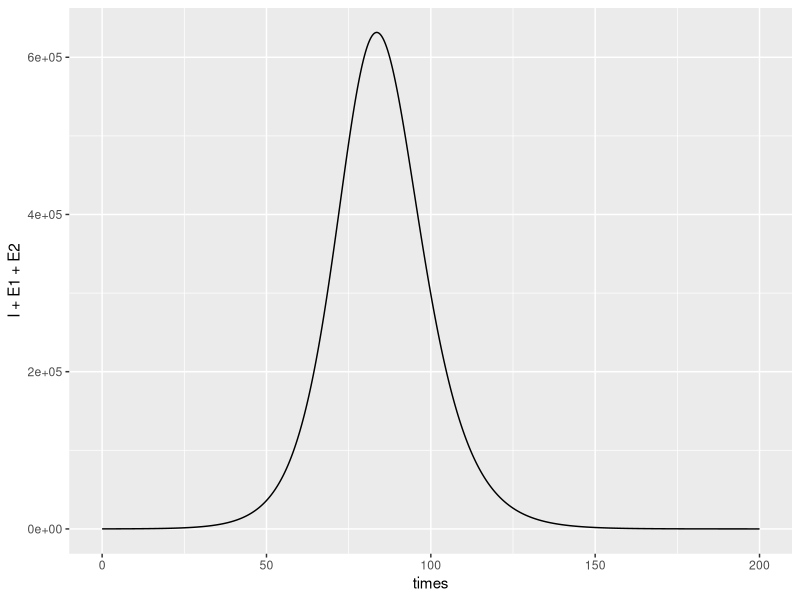
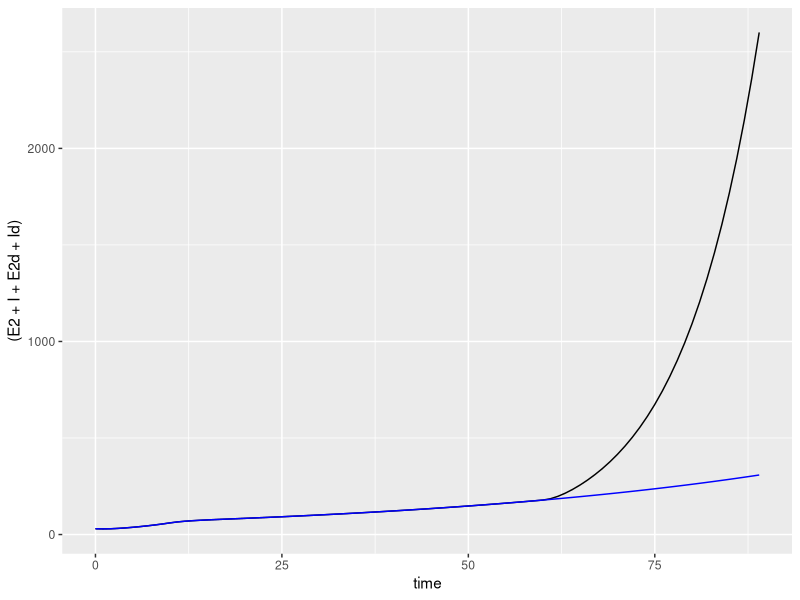
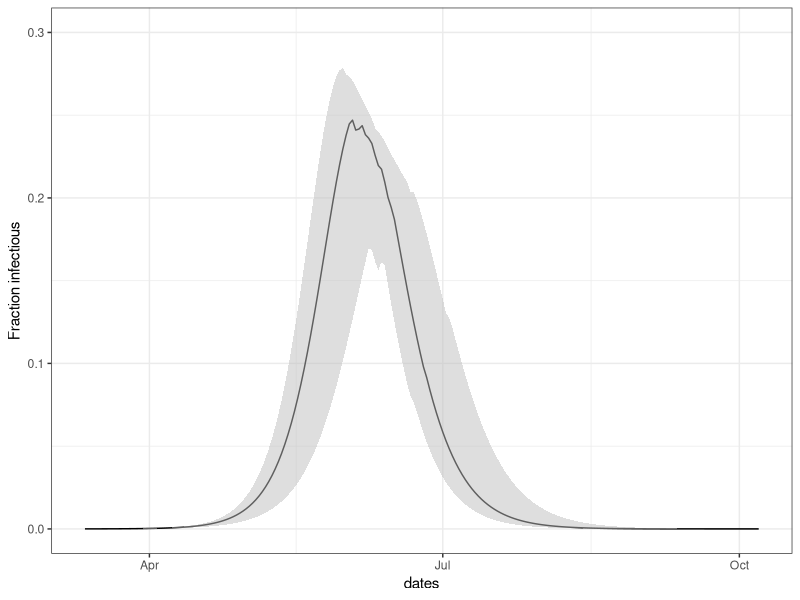
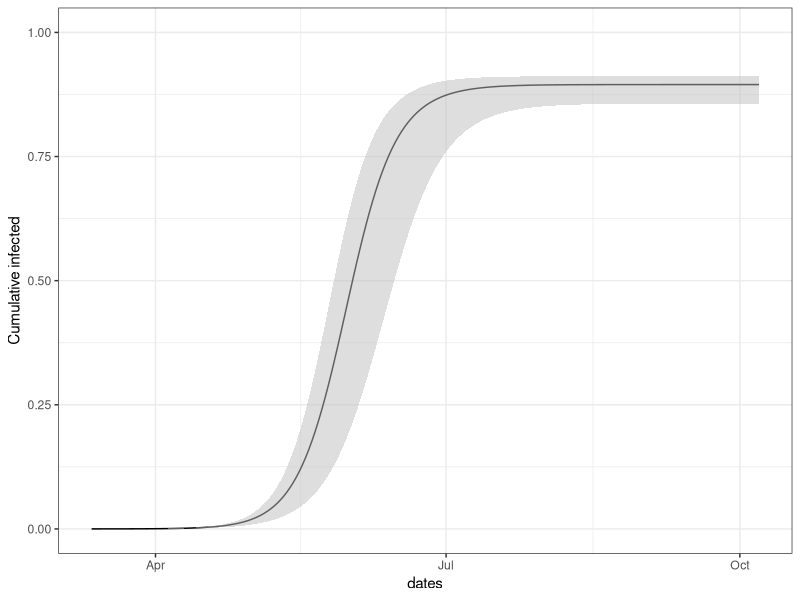
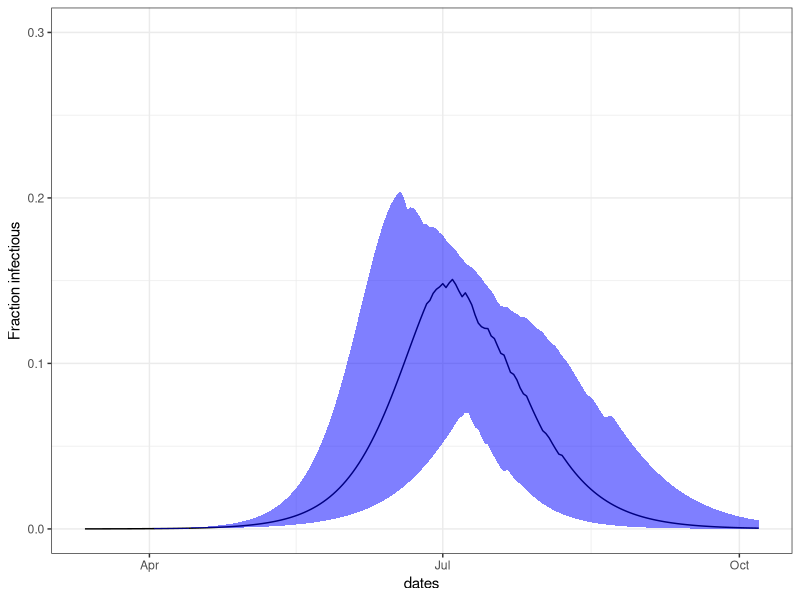
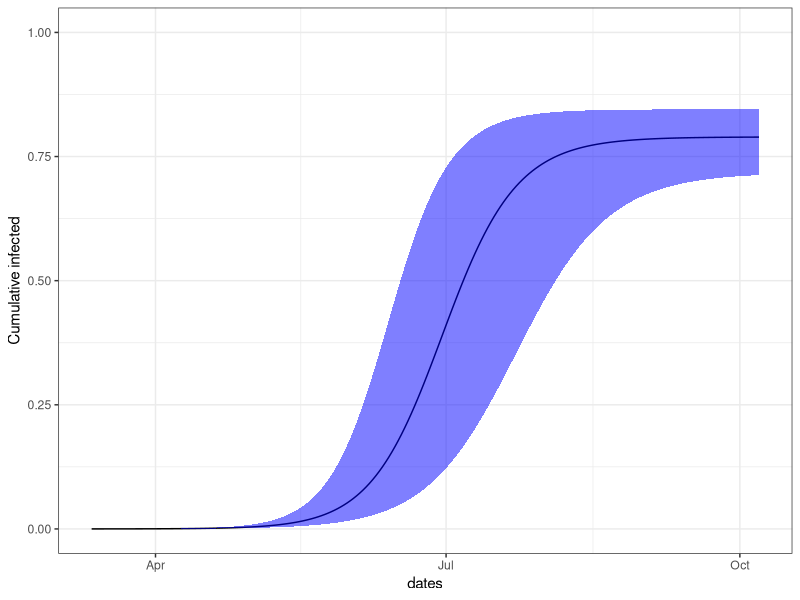
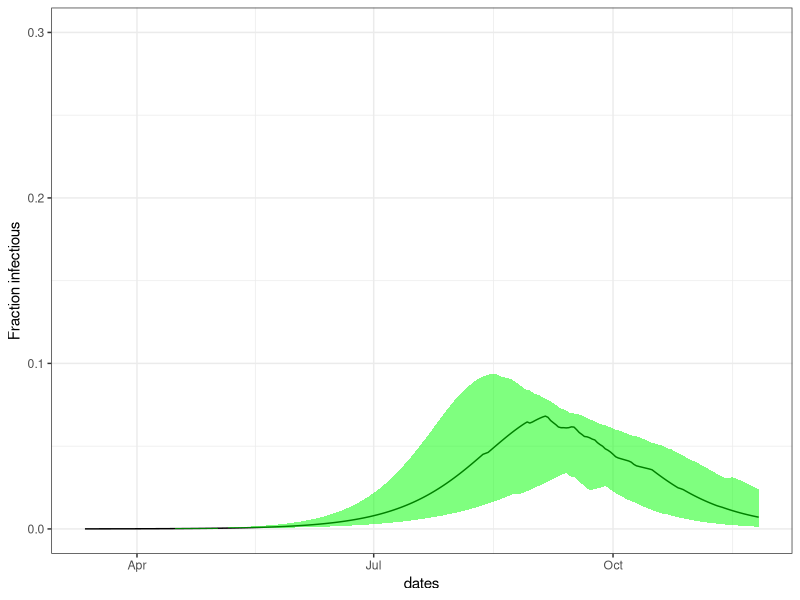
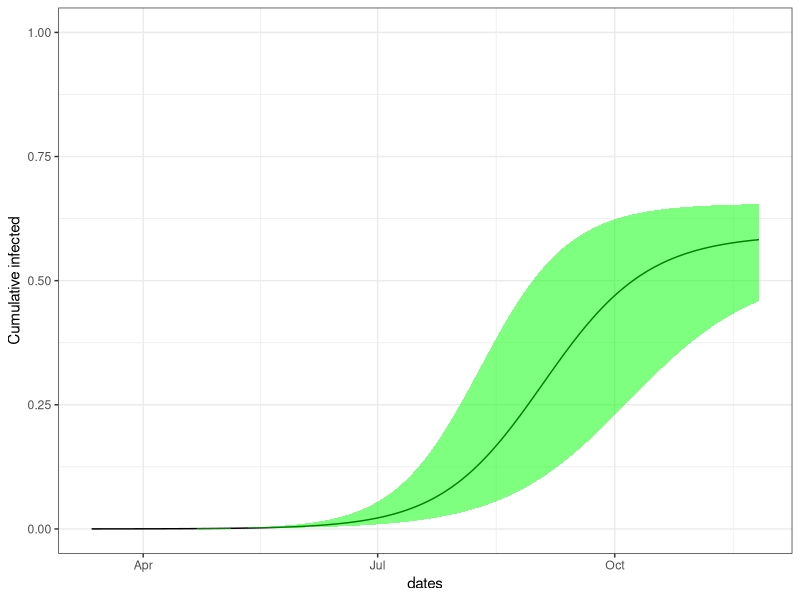

Write R code to recreate these figures, in order.
## ---- chunk 1
library(deSolve)
library(ggplot2)
library(dplyr)
library(gridExtra)
library(lubridate)
## ---- chunk 2
seiqrmodel <- function(t,state,pars) {
  with(as.list(c(state,pars)), { 
    dSdt = -(R0/(D+1/k2))*(I+E2)*S/N
    dE1dt = (R0/(D+1/k2))*(I+E2)*S/N - k1*E1
    dE2dt = k1*E1 -k2*E2
    dIdt = k2*E2 - q*I-  I/D
    dQdt = q*I - Q/D 
    # dRdt = I/D; dr + ds + di =0, S+I+R = N --> R = N-S-I and we eliminate R 
     list(c(dSdt,dE1dt, dE2dt, dIdt, dQdt ))
  })
}
## ---- chunk 3
N=2.4e6
i0=50
state=c(S=N-i0, E1=0, E2=0, I=i0, Q=0)
times = seq(0,200, by=0.1) 
pars=list(N=N,D=5,R0=2.56,k1=1/4, k2=1,q=0 )
out = as.data.frame(ode(y= state, times=times,  func=seiqrmodel, parms=pars))

## ---- chunk 4
ggplot(data=out, aes(x=times,y=I+E1+E2))+geom_line()
## ---- chunk 5
socdistmodel <- function(t,state,pars,sdtiming) {
  with(as.list(c(state,pars)), { 
    f = ifelse(sdtiming(t)==1, pars$f, 1) # if social distancing is on, use pars$f. Otherwise, f is 1. 
    dSdt = -(R0/(D+1/k2))*(I+E2 + f*(Id+E2d))*S/N - r*S + ur*Sd
    dE1dt = (R0/(D+1/k2))*(I+E2 + f*(Id+E2d))*S/N - k1*E1 -r*E1 + ur*E1d
    dE2dt = k1*E1 -k2*E2 -r*E2 + ur*E2d
    dIdt = k2*E2 - q*I -  I/D - r*I+ ur*Id
    dQdt = q*I - Q/D -r*Q + ur*Qd
    dRdt = I/D + Q/D -r*R+ur*Rd
    
    dSddt = -(f*R0/(D+1/k2))*(I+E2 + f*(Id+E2d))*Sd/N + r*S -ur*Sd
    dE1ddt = (f*R0/(D+1/k2))*(I+E2 + f*(Id+E2d))*Sd/N - k1*E1d +r*E1 - ur*E1d
    dE2ddt = k1*E1d - k2*E2d + r*E2 - ur*E2d
    dIddt = k2*E2d - q*Id-  Id/D + r*I - ur*Id
    dQddt = q*Id - Qd/D +r*Q - ur*Qd
   dRddt = Id/D+Qd/D +r*R - ur*Rd
    # dRdt = I/D; dr + ds + di =0, S+I+R = N --> R = N-S-I and we eliminate R 
     list(c(dSdt,dE1dt, dE2dt, dIdt, dQdt,dRdt, dSddt,dE1ddt, dE2ddt, dIddt, dQddt,dRddt ))
  })
}
## ---- chunk 6

startTime=10; stopTime=60
N=2.4e6
pars=list(N=N,D=5,R0=2.5,k1=1/4, k2=1,q=0.08, r=1, ur=0.8, f=0.6)
mysdtiming=function(t) {ifelse( (t > startTime & t< stopTime),1, 0) }

fsi=with(pars, r/(r+ur))
nsi=1-fsi
state=c(S= nsi*(N-i0), E1=0.4*nsi*i0, E2=0.1*nsi*i0, I=0.5*nsi*i0, Q=0, R=0, 
        Sd= fsi*(N-i0), E1d=0.4*fsi*i0, E2d=0.1*fsi*i0, Id=0.5*fsi*i0, Qd=0, Rd=0)

times=0:400
i0=50
nReps=50
out1 = as.data.frame(ode(y= state, times=times,  func=socdistmodel, parms=pars,
          sdtiming=mysdtiming))
stopTime=200; mysdtiming=function(t) {ifelse( (t > startTime & t< stopTime),1, 0) }
out2=  as.data.frame(ode(y= state, times=times,  func=socdistmodel, parms=pars,
          sdtiming=mysdtiming))
ggplot(data=filter(out1,time<90), aes(x=time, y=(E2+I+E2d+Id)))+geom_line() +
  geom_line(data=filter(out2,time<90), aes(x=time, y=(E2+I+E2d+Id)),color="blue")
## ---- chunk 7

# simulate the model 50 times; return a concatenated data frame 
multisolve=function(params,timing,state,times,nReps) {
 # get random samples of R0
  
  rs=rnorm(nReps, mean = params$R0, sd=0.2)
  biglist=lapply(rs, function(x) { 
    thispars=params; thispars$R0=x; 
    return( as.data.frame(ode(y= state, times=times,  func=socdistmodel, parms=thispars,sdtiming=timing)))})
  names(biglist)=rs;
  return(bind_rows(biglist, .id="R0"))
}

# collect the number of SYMPTOMATIC cases by day with lower 25, median and upper 75 quantile- this shows how numbers vary with R0
getCasesbyDay2 = function(df, times, nReps,startDate=dmy("12-03-2020")) {
 CaseInfo=t(vapply(times, function(x) {
   wherenow = which(df$time==x)
   normals=df$I[wherenow]
   selfisols=df$Id[wherenow]
   return(quantile(normals+selfisols,probs = c(0.1,0.5,0.9)))
   }, FUN.VALUE = c(2,3,4)))
 return(data.frame(times=times,dates=startDate+times, lower25=CaseInfo[,1], median=CaseInfo[,2], upper75=CaseInfo[,3]))
}


# collect the total infectious cases, symptomatic and pre-symptomatic
getAllCasesbyDay2= function(df, times, nReps,startDate=dmy("12-03-2020")) {
 CaseInfo=t(vapply(times, function(x) {
   wherenow = which(df$time==x)
   normals=(df$I+df$E1+df$E2)[wherenow]
   selfisols=(df$Id+df$E1d+df$E2d)[wherenow]
   return(quantile(normals+selfisols,probs = c(0.1,0.5,0.9)))
   }, FUN.VALUE = c(2,3,4)))
 return(data.frame(times=times,dates=startDate+times, lower25=CaseInfo[,1], median=CaseInfo[,2], upper75=CaseInfo[,3]))
}

# get the numbers who have ever been infected, along the simulation 
getEverInfbyDay= function(df, times, nReps,startDate=dmy("12-03-2020")) {
 myN=rowSums(df[1,3:14])
  CaseInfo=t(vapply(times, function(x) {
   wherenow = which(df$time==x)
   normals=df$S[wherenow]
   selfisols=df$Sd[wherenow]
   return(quantile(myN-(normals+selfisols),probs = c(0.1,0.5,0.9)))
   }, FUN.VALUE = c(2,3,4)))
 return(data.frame(times=times,dates=startDate+times, lower25=CaseInfo[,1], median=CaseInfo[,2], upper75=CaseInfo[,3]))
}

# pull out information about the timing of the peak, the size of the peak (max # of symptomatic cases at any one time), R0
getSummaryInfo2 = function(df, times, nReps) {
  peaktimes=vapply(1:nReps, function(x) {
    k=length(times) # because of the stupid reshape
    ii=((x-1)*k + 1):(k*x)
    thisd=df[ii,]
    return(thisd$time[which.max(thisd$I+thisd$Id)])}, FUN.VALUE = 1)
  peaksizes=vapply(1:nReps, function(x) {
    k=length(times)
    ii=((x-1)*k + 1):(k*x)
     thisd=df[ii,]
    return(max(thisd$I+thisd$Id))}, FUN.VALUE = 1)
   R0s=vapply(1:nReps, function(x) {
     k=length(times)
    ii1=((x-1)*k + 1)
    return(as.numeric(df$R0[ii1]))    }, FUN.VALUE = 1)
  return(data.frame(peaktimes=peaktimes, peaksizes=peaksizes,R0s=R0s))
}

# take in 3 solutions in list form, and make  ggplots
makePlots = function(tt2,type="symp", shortterm=30,PopScale=TRUE, popSize=N) {
  if (type == "symp") {
cbd1 = getCasesbyDay2(tt2[[1]], times,nReps)
cbd2 = getCasesbyDay2(tt2[[2]], times,nReps)
cbd3 = getCasesbyDay2(tt2[[3]], times,nReps) }
    if (type=="all") {
cbd1 = getAllCasesbyDay2(tt2[[1]], times,nReps)
cbd2 = getAllCasesbyDay2(tt2[[2]], times,nReps)
cbd3 = getAllCasesbyDay2(tt2[[3]], times,nReps)
    }
  if (type=="ever") {
cbd1 = getEverInfbyDay(tt2[[1]], times,nReps)
cbd2 = getEverInfbyDay(tt2[[2]], times,nReps)
cbd3 = getEverInfbyDay(tt2[[3]], times,nReps)
  }
  if (PopScale ==TRUE) {
   cbd1[,3:5]=cbd1[,3:5]/popSize
  cbd2[,3:5]=cbd2[,3:5]/popSize
   cbd3[,3:5]=cbd3[,3:5]/popSize
  }
p1=ggplot(data=cbd1) + geom_line(aes(x=dates,y=median))+
  geom_ribbon(aes(x=dates,ymin = lower25, ymax = upper75), alpha = 0.5,fill="grey") + geom_line(data=cbd2,aes(x=dates,y=median))+
  geom_ribbon(data=cbd2, aes(x=dates,ymin = lower25, ymax = upper75), alpha = 0.3,fill="blue")+
  geom_line(data=cbd3,aes(x=dates,y=median))+
  geom_ribbon(data=cbd3,aes(x=dates,ymin = lower25, ymax = upper75), alpha = 0.3,fill="green")
p2=ggplot(data=filter(cbd1,times<shortterm)) + geom_line(aes(x=dates,y=median))+
  geom_ribbon(aes(x=dates,ymin = lower25, ymax = upper75), alpha = 0.5,fill="grey") + geom_line(data=filter(cbd2,times<shortterm),aes(x=dates,y=median))+
  geom_ribbon(data=filter(cbd2,times<shortterm), aes(x=dates,ymin = lower25, ymax = upper75), alpha = 0.3,fill="blue")+
  geom_line(data=filter(cbd3,times<shortterm),aes(x=dates,y=median))+
  geom_ribbon(data=filter(cbd3,times<shortterm),aes(x=dates,ymin = lower25, ymax = upper75), alpha = 0.3,fill="green")
return(list(p1,p2))
}
## ---- chunk 8
N=2.4e6
pars=list(N=N,D=5,R0=2.5,k1=1/4, k2=1,q=0, r=1, ur=0.8, f=0.6)
fsi=with(pars, r/(r+ur))
nsi=1-fsi
state=c(S= nsi*(N-i0), E1=0.4*nsi*i0, E2=0.1*nsi*i0, I=0.5*nsi*i0, Q=0, R=0, 
        Sd= fsi*(N-i0), E1d=0.4*fsi*i0, E2d=0.1*fsi*i0, Id=0.5*fsi*i0, Qd=0, Rd=0)

times=0:400
i0=50
nReps=50
## ---- chunk 9
# set up 3 sets of parameters to explore no, medium and strong social distancing
bpars=list(); timelist=list()
bpars[[1]]=pars; bpars[[1]]$f=1
timelist[[1]]=function(t) {ifelse( (t > 5 & t< 1000),1, 0) }
bpars[[2]]=pars; bpars[[2]]$f=0.8
timelist[[2]]=function(t) {ifelse( (t > 5 & t< 1000),1, 0) }
bpars[[3]]=pars; bpars[[3]]$f=0.6
timelist[[3]]=function(t) {ifelse( (t > 5 & t< 1000),1, 0) }
# set up timing information: when do we stop and start social distancing? 

tt2=lapply(1:3,function(x) multisolve(params=bpars[[x]],timing = timelist[[x]], state,times, nReps = nReps))
names(tt2)=c(bpars[[1]]$f, bpars[[2]]$f,bpars[[3]]$f)
## ---- chunk 10
cbd1 = getCasesbyDay2(tt2[[1]], times,nReps)
cbd2 = getCasesbyDay2(tt2[[2]], times,nReps)
cbd3 = getCasesbyDay2(tt2[[3]], times,nReps)
## ---- chunk 11
N=bpars[[1]]$N
mydf=filter(getAllCasesbyDay2(tt2[[1]],times,nReps), times<210)
ggplot(data=mydf) + geom_line(aes(x=dates,y=median/N))+
  geom_ribbon(aes(x=dates,ymin = lower25/N, ymax = upper75/N), alpha = 0.5,fill="grey") +
  theme_bw()+ylab("Fraction infectious")+ylim(c(0,0.3))
## ---- chunk 12
N=bpars[[1]]$N
mydf=filter(getEverInfbyDay(tt2[[1]],times,nReps), times<210)
ggplot(data=mydf) + geom_line(aes(x=dates,y=median/N))+
  geom_ribbon(aes(x=dates,ymin = lower25/N, ymax = upper75/N), alpha = 0.5,fill="grey") +
  theme_bw()+ylab("Cumulative infected")+ylim(c(0,1))
## ---- chunk 13
hh=0.25; school=0.25*0.4; work=0.75*0.4; community=0.35; # portion contacts 
f = hh*1 + school*0.9 + work*0.65 + community*0.75
f
## ---- chunk 14
N=bpars[[2]]$N
mydf=filter(getAllCasesbyDay2(tt2[[2]],times,nReps), times<210)
ggplot(data=mydf) + geom_line(aes(x=dates,y=median/N))+
  geom_ribbon(aes(x=dates,ymin = lower25/N, ymax = upper75/N), alpha = 0.5,fill="blue") +
  theme_bw()+ylab("Fraction infectious")+ylim(c(0,0.3))
## ---- chunk 15
N=bpars[[1]]$N
mydf=filter(getEverInfbyDay(tt2[[2]],times,nReps), times<210)
ggplot(data=mydf) + geom_line(aes(x=dates,y=median/N))+
  geom_ribbon(aes(x=dates,ymin = lower25/N, ymax = upper75/N), alpha = 0.5,fill="blue") +
  theme_bw()+ylab("Cumulative infected")+ylim(c(0,1))
## ---- chunk 16
hh=0.25; school=0.25*0.4; work=0.75*0.4; community=0.35; # portion contacts 
f = hh*1.45 + school*0.1 + work*0.35 + community*0.35
f
## ---- chunk 17
N=bpars[[3]]$N # actually resetting N isn't necessary, but it's good practice
mydf=filter(getAllCasesbyDay2(tt2[[3]],times,nReps), times<260)
ggplot(data=mydf) + geom_line(aes(x=dates,y=median/N))+
  geom_ribbon(aes(x=dates,ymin = lower25/N, ymax = upper75/N), alpha = 0.5,fill="green") +
  theme_bw()+ylab("Fraction infectious")+ylim(c(0,0.3))
## ---- chunk 18
N=bpars[[1]]$N
mydf=filter(getEverInfbyDay(tt2[[3]],times,nReps), times<260)
ggplot(data=mydf) + geom_line(aes(x=dates,y=median/N))+
  geom_ribbon(aes(x=dates,ymin = lower25/N, ymax = upper75/N), alpha = 0.5,fill="green") +
  theme_bw()+ylab("Cumulative infected")+ylim(c(0,1))
## ---- chunk 19
ll=makePlots(tt2,type="all",PopScale = TRUE,popSize =pars$N)
grid.arrange(ll[[1]], ll[[2]])
## ---- chunk 20
newtime=function(t) {ifelse( (t > 5 & t< 200),1, 0) }
newsol= multisolve(params=bpars[[3]],timing = newtime, state,times, nReps = nReps)
mydf=getAllCasesbyDay2(newsol,times,nReps)
ggplot(data=mydf) + geom_line(aes(x=dates,y=median/N))+
  geom_ribbon(aes(x=dates,ymin = lower25/N, ymax = upper75/N), alpha = 0.5,fill="purple") +
  theme_bw()+ylab("Fraction infectious")+ylim(c(0,0.3))
## ---- chunk 21
new2=function(t) {ifelse( (t > 5 & t< 100),1, 0) }
new2sol= multisolve(params=bpars[[3]],timing = new2, state,times, nReps = nReps)
mydf2=getAllCasesbyDay2(new2sol,times,nReps)
ggplot(data=mydf) + geom_line(aes(x=dates,y=median/N))+
  geom_ribbon(aes(x=dates,ymin = lower25/N, ymax = upper75/N), alpha = 0.5,fill="purple") +
  geom_line(data=mydf2, aes(x=dates,y=median/N))+
  geom_ribbon(data=mydf2,aes(x=dates,ymin=lower25/N, ymax = upper75/N), alpha = 0.5,fill="darkgreen")+
  theme_bw()+ylab("Fraction infectious")+ylim(c(0,0.3))
## ---- chunk 22

newtime=function(t) {ifelse( (t > 5 & t< 400),1, 0) }
strongpars = list(N=N,D=5,R0=2.5,k1=1/4, k2=1,q=0, r=1, ur=0.4, f=0.46)
# imports = rpois(length(times), lambda = 1.5)
newsol= multisolve(params=strongpars,timing = newtime, state,times, nReps = nReps)
mydf=getAllCasesbyDay2(newsol,times,nReps)
ggplot(data=mydf) + geom_line(aes(x=dates,y=(median)/N))+
  geom_ribbon(aes(x=dates,ymin = (lower25+qpois(0.25,2))/N, ymax = (upper75+qpois(0.75,2))/N), alpha = 0.5,fill="chocolate2") +
  theme_bw()+ylab("Fraction infectious") #+ylim(c(0,0.3))

## ---- chunk 23
newtime=function(t) {ifelse( (t > 5 & t< 400),1, 0) }
strongpars = list(N=N,D=5,R0=2.5,k1=1/4, k2=1,q=008, r=1, ur=0.4, f=0.38)
imports = rpois(length(times), lambda = 3.5)
newsol= multisolve(params=strongpars,timing = newtime, state,times, nReps = nReps)
mydf=getAllCasesbyDay2(newsol,times,nReps)
ggplot(data=mydf) + geom_line(aes(x=dates,y=(median+imports)/N))+
  geom_ribbon(aes(x=dates,ymin = (lower25+qpois(0.25,3.5))/N, ymax = (upper75+qpois(0.75,3.5))/N), alpha = 0.5,fill="chocolate2") +
  theme_bw()+ylab("Fraction infectious") #+ylim(c(0,0.3))
## ---- chunk 24
newtime=function(t) {ifelse( (t > 5 & t< 60) ,1, 0) }
strongpars = list(N=N,D=5,R0=2.5,k1=1/4, k2=1,q=0, r=1, ur=0.4, f=0.38)
imports = rpois(length(times), lambda = 1.5)
newsol= multisolve(params=strongpars,timing = newtime, state,times, nReps = nReps)
## ---- chunk 25
mydf=getAllCasesbyDay2(newsol,times,nReps)
ggplot(data=filter(mydf, times<70)) + geom_line(aes(x=dates,y=(median+imports[1:70])/N))+
  geom_ribbon(aes(x=dates,ymin = (lower25+qpois(0.25,2))/N, ymax = (upper75+qpois(0.75,2))/N), alpha = 0.5,fill="chocolate2") +
  theme_bw()+ylab("Fraction infectious") #+ylim(c(0,0.3))
## ---- chunk 26
socdist2 <- function(t,state,pars,sdprofile) {
  with(as.list(c(state,pars)), { 
#    f = ifelse(sdtiming(t)==1, pars$f, 1) # if social distancing is on, use pars$f. Otherwise, f is 1.
    f=sdprofile(t)
    dSdt = -(R0/(D+1/k2))*(I+E2 + f*(Id+E2d))*S/N - r*S + ur*Sd
    dE1dt = (R0/(D+1/k2))*(I+E2 + f*(Id+E2d))*S/N - k1*E1 -r*E1 + ur*E1d
    dE2dt = k1*E1 -k2*E2 -r*E2 + ur*E2d
    dIdt = k2*E2 - q*I -  I/D - r*I+ ur*Id
    dQdt = q*I - Q/D -r*Q + ur*Qd
    dRdt = I/D + Q/D -r*R+ur*Rd
    
    dSddt = -(f*R0/(D+1/k2))*(I+E2 + f*(Id+E2d))*Sd/N + r*S -ur*Sd
    dE1ddt = (f*R0/(D+1/k2))*(I+E2 + f*(Id+E2d))*Sd/N - k1*E1d +r*E1 - ur*E1d
    dE2ddt = k1*E1d - k2*E2d + r*E2 - ur*E2d
    dIddt = k2*E2d - q*Id-  Id/D + r*I - ur*Id
    dQddt = q*Id - Qd/D +r*Q - ur*Qd
   dRddt = Id/D+Qd/D +r*R - ur*Rd
    # dRdt = I/D; dr + ds + di =0, S+I+R = N --> R = N-S-I and we eliminate R 
     list(c(dSdt,dE1dt, dE2dt, dIdt, dQdt,dRdt, dSddt,dE1ddt, dE2ddt, dIddt, dQddt,dRddt ))
  })
}
## ---- chunk 27
multisolve2=function(params,timing,state,times,nReps) {
 # get random samples of R0
  
  rs=rnorm(nReps, mean = params$R0, sd=0.2)
  biglist=lapply(rs, function(x) { 
    thispars=params; thispars$R0=x; 
    return( as.data.frame(ode(y= state, times=times,  func=socdist2, parms=thispars,sdprofile=timing)))})
  names(biglist)=rs;
  return(bind_rows(biglist, .id="R0"))
}
## ---- chunk 28
# now I just want f(t) as my timing function 

strongpars = list(N=N,D=5,R0=2.5,k1=1/4, k2=1,q=0.08, r=1, ur=0.5, f=0.4)

newtime=function(t) {
  if (t < 15) return(1)
  if (t >=15 & t < 22) return( 1 - (1/7)*(1-0.4)*(t-15) )
  if (t>=22 & t < 60) return(0.4)
  if (t>=60) return(1)
  }

fsi=with(strongpars, r/(r+ur))
nsi=1-fsi
state=c(S= nsi*(N-i0), E1=0.4*nsi*i0, E2=0.1*nsi*i0, I=0.5*nsi*i0, Q=0, R=0, 
        Sd= fsi*(N-i0), E1d=0.4*fsi*i0, E2d=0.1*fsi*i0, Id=0.5*fsi*i0, Qd=0, Rd=0)


times=0:80
i0=50
nReps=50

tmp = as.data.frame(ode(y= state, times=times,  func=socdist2, parms=strongpars,sdprofile=newtime))
imports = rpois(length(times), lambda = 1.5)

newsol= multisolve2(params=strongpars,timing = newtime, state,times, nReps = nReps)
## ---- chunk 29
mydf=getAllCasesbyDay2(newsol,times,nReps)
ggplot(data=filter(mydf, times<80)) + geom_line(aes(x=dates,y=(median+imports[1:80])/N))+
  geom_ribbon(aes(x=dates,ymin = (lower25+qpois(0.25,2))/N, ymax = (upper75+qpois(0.75,2))/N), alpha = 0.5,fill="chocolate2") +
  theme_bw()+ylab("Fraction infectious") #+ylim(c(0,0.3))
## ---- chunk 30
mydf=getAllCasesbyDay2(newsol,times,nReps)
ggplot(data=filter(mydf, times<80)) + geom_line(aes(x=dates,y=(median+imports[1:80])/N))+
  geom_ribbon(aes(x=dates,ymin = (lower25+qpois(0.25,2))/N, ymax = (upper75+qpois(0.75,2))/N), alpha = 0.5,fill="chocolate2") +
geom_rect(aes(xmin=lubridate::ymd("2020-03-14")+15,
                xmax=lubridate::ymd("2020-03-15")+60),
                  ymin=0, ymax=3e-4,
            fill='blue', alpha=.005)  +
  theme_bw()+ylab("Fraction infectious") 
## ---- chunk 31
# now I just want f(t) as my timing function 

strongpars = list(N=N,D=5,R0=2.5,k1=1/4, k2=1,q=0.08, r=1, ur=0.5, f=0.4)

newtime=function(t) {
  if (t < 15) return(1)
  if (t >=15 & t < 22) return( 1 - (1/7)*(1-0.4)*(t-15) )
  if (t>=22 & t < 60) return(0.4)
  if (t>=60) return(0.4)
  }

fsi=with(strongpars, r/(r+ur))
nsi=1-fsi
state=c(S= nsi*(N-i0), E1=0.4*nsi*i0, E2=0.1*nsi*i0, I=0.5*nsi*i0, Q=0, R=0, 
        Sd= fsi*(N-i0), E1d=0.4*fsi*i0, E2d=0.1*fsi*i0, Id=0.5*fsi*i0, Qd=0, Rd=0)


times=0:80
i0=50
nReps=50

tmp = as.data.frame(ode(y= state, times=times,  func=socdist2, parms=strongpars,sdprofile=newtime))
imports = rpois(length(times), lambda = 1.5)

newsol= multisolve2(params=strongpars,timing = newtime, state,times, nReps = nReps)
## ---- chunk 32
mydf=getAllCasesbyDay2(newsol,times,nReps)
ggplot(data=filter(mydf, times<80)) + geom_line(aes(x=dates,y=(median+imports[1:80])/N))+
  geom_ribbon(aes(x=dates,ymin = (lower25+qpois(0.25,2))/N, ymax = (upper75+qpois(0.75,2))/N), alpha = 0.5,fill="chocolate2") +
  theme_bw()+ylab("Fraction infectious") #+ylim(c(0,0.3))
## ---- chunk 33
mydf=getAllCasesbyDay2(newsol,times,nReps)
ggplot(data=filter(mydf, times<80)) + geom_line(aes(x=dates,y=(median+imports[1:80])/N))+
  geom_ribbon(aes(x=dates,ymin = (lower25+qpois(0.25,2))/N, ymax = (upper75+qpois(0.75,2))/N), alpha = 0.5,fill="chocolate2") +
geom_rect(aes(xmin=lubridate::ymd("2020-03-14")+15,
                xmax=lubridate::ymd("2020-03-15")+76),
                  ymin=0, ymax=3e-4,
            fill='blue', alpha=.005)  +
  theme_bw()+ylab("Fraction infectious") 
## ---- chunk 34
newtime=function(t) {ifelse( (t > 5 & t< 500),1, 0) }
smallN=300
smallpars  = list(N=smallN,D=5,R0=2.5,k1=1/4, k2=1,q=0, r=1, ur=0.4, f=0.64)
i0=5
fsi=with(pars, r/(r+ur))
nsi=1-fsi
smallstate=c(S= nsi*(smallN-i0), E1=0.4*nsi*i0, E2=0.1*nsi*i0, I=0.5*nsi*i0, Q=0, R=0, 
        Sd= fsi*(smallN-i0), E1d=0.4*fsi*i0, E2d=0.1*fsi*i0, Id=0.5*fsi*i0, Qd=0, Rd=0)
newsol= multisolve(params=smallpars,timing = newtime, smallstate,times, nReps = nReps)
mydf=getAllCasesbyDay2(newsol,times,nReps)
ggplot(data=mydf) + geom_line(aes(x=dates,y=median/smallN))+
  geom_ribbon(aes(x=dates,ymin = lower25/smallN, ymax = upper75/smallN), alpha = 0.5,fill="purple") +
  theme_bw()+ylab("Fraction infectious")#+ylim(c(0,0.3))
